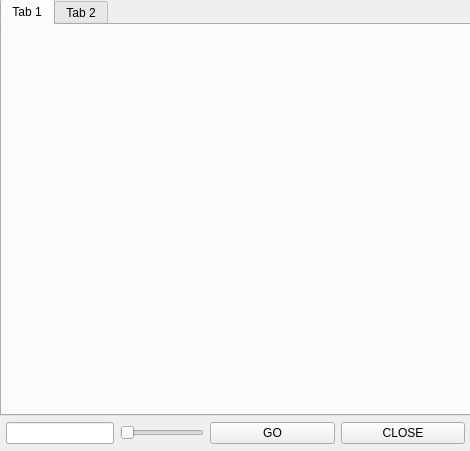
<?xml version="1.0" encoding="UTF-8"?>
<ui version="4.0">
 <class>Form</class>
 <widget class="QWidget" name="Form">
  <property name="geometry">
   <rect>
    <x>0</x>
    <y>0</y>
    <width>470</width>
    <height>451</height>
   </rect>
  </property>
  <property name="windowTitle">
   <string>Form</string>
  </property>
  <widget class="QWidget" name="verticalLayoutWidget">
   <property name="geometry">
    <rect>
     <x>0</x>
     <y>-1</y>
     <width>471</width>
     <height>451</height>
    </rect>
   </property>
   <layout class="QVBoxLayout" name="verticalLayout">
    <item>
     <widget class="QTabWidget" name="tabWidget">
      <property name="currentIndex">
       <number>0</number>
      </property>
      <widget class="QWidget" name="tab">
       <attribute name="title">
        <string>Tab 1</string>
       </attribute>
      </widget>
      <widget class="QWidget" name="tab_2">
       <attribute name="title">
        <string>Tab 2</string>
       </attribute>
      </widget>
     </widget>
    </item>
    <item>
     <layout class="QHBoxLayout" name="horizontalLayout">
      <property name="leftMargin">
       <number>6</number>
      </property>
      <property name="topMargin">
       <number>0</number>
      </property>
      <property name="rightMargin">
       <number>6</number>
      </property>
      <property name="bottomMargin">
       <number>6</number>
      </property>
      <item>
       <widget class="QLineEdit" name="memoTimeEdit">
        <property name="sizePolicy">
         <sizepolicy hsizetype="Minimum" vsizetype="Fixed">
          <horstretch>0</horstretch>
          <verstretch>0</verstretch>
         </sizepolicy>
        </property>
       </widget>
      </item>
      <item>
       <widget class="QSlider" name="memoTimeSlider">
        <property name="orientation">
         <enum>Qt::Horizontal</enum>
        </property>
       </widget>
      </item>
      <item>
       <widget class="QPushButton" name="memoGoButton">
        <property name="sizePolicy">
         <sizepolicy hsizetype="Minimum" vsizetype="Fixed">
          <horstretch>2</horstretch>
          <verstretch>4</verstretch>
         </sizepolicy>
        </property>
        <property name="text">
         <string>GO</string>
        </property>
       </widget>
      </item>
      <item>
       <widget class="QPushButton" name="memoCloseButton">
        <property name="sizePolicy">
         <sizepolicy hsizetype="Minimum" vsizetype="Fixed">
          <horstretch>2</horstretch>
          <verstretch>0</verstretch>
         </sizepolicy>
        </property>
        <property name="text">
         <string>CLOSE</string>
        </property>
       </widget>
      </item>
     </layout>
    </item>
   </layout>
  </widget>
 </widget>
 <resources/>
 <connections/>
</ui>
